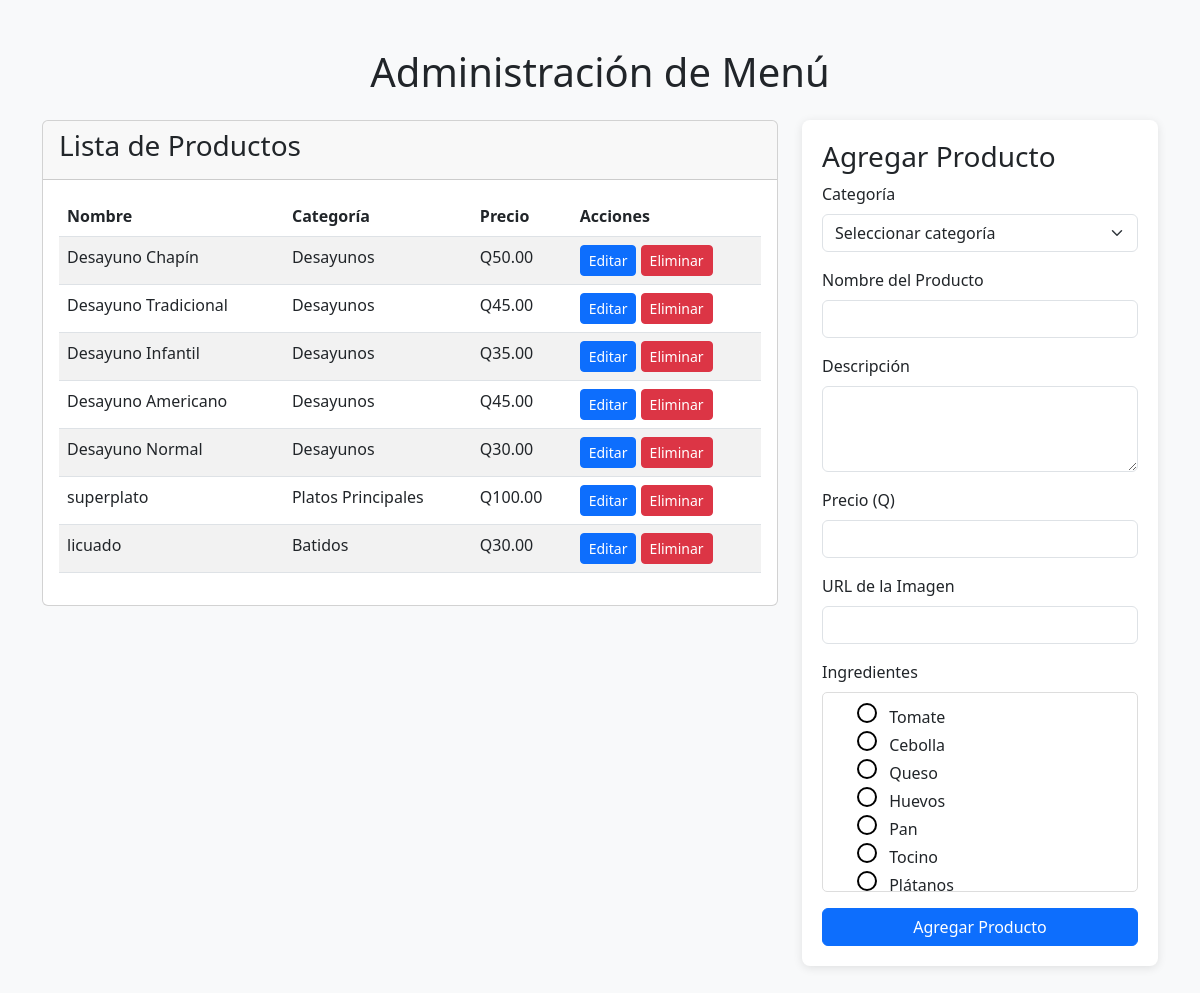
/restaurante/admin_menu.php, run on the app's committed database.
### tables this page shows
CREATE TABLE `productos` (
  `id` int(11) NOT NULL AUTO_INCREMENT,
  `categoria_id` int(11) NOT NULL,
  `nombre` varchar(100) NOT NULL,
  `descripcion` text DEFAULT NULL,
  `precio` decimal(10,2) NOT NULL,
  `imagen_url` varchar(255) DEFAULT NULL,
  PRIMARY KEY (`id`),
  KEY `categoria_id` (`categoria_id`),
  CONSTRAINT `productos_ibfk_1` FOREIGN KEY (`categoria_id`) REFERENCES `categorias` (`id`)
);

CREATE TABLE `categorias` (
  `id` int(11) NOT NULL AUTO_INCREMENT,
  `nombre` varchar(50) NOT NULL,
  `descripcion` text DEFAULT NULL,
  `archivo` varchar(50) NOT NULL,
  PRIMARY KEY (`id`)
);

CREATE TABLE `ingredientes` (
  `id` int(11) NOT NULL AUTO_INCREMENT,
  `nombre` varchar(50) NOT NULL,
  PRIMARY KEY (`id`)
);

### restaurante/admin_menu.php (the view, shortened to what this page needs)
<?php
require_once '../config.php';
$ingredientes = $pdo->query("SELECT * FROM ingredientes")->fetchAll(PDO::FETCH_ASSOC);
$productos = $pdo->query("
    SELECT p.*, c.nombre AS categoria_nombre
    FROM productos p
    JOIN categorias c ON p.categoria_id = c.id
")->fetchAll(PDO::FETCH_ASSOC);
?>
<!DOCTYPE html>
<html lang="es">
<head>
    <link href="https://cdn.jsdelivr.net/npm/bootstrap@5.3.0/dist/css/bootstrap.min.css" rel="stylesheet">
</head>
<body class="bg-light">
    <div class="container py-5">
        <h1 class="text-center mb-4">Administración de Menú</h1>
        <div class="row">
            <div class="col-md-8">
                <div class="card mb-4">
                    <div class="card-header">
                        <h3>Lista de Productos</h3>
                    </div>
                    <div class="card-body">
                        <table class="table table-striped">
                            <thead>
                                <tr>
                                    <th>Nombre</th>
                                    <th>Categoría</th>
                                    <th>Precio</th>
                                    <th>Acciones</th>
                                </tr>
                            </thead>
                            <tbody>
                                <?php foreach ($productos as $producto): ?>
                                <tr>
                                    <td><?= htmlspecialchars($producto['nombre']) ?></td>
                                    <td><?= htmlspecialchars($producto['categoria_nombre']) ?></td>
                                    <td>Q<?= number_format($producto['precio'], 2) ?></td>
                                    <td>
                                        <a href="?edit=<?= $producto['id'] ?>" class="btn btn-sm btn-primary">Editar</a>
                                        <a href="?delete=<?= $producto['id'] ?>" class="btn btn-sm btn-danger" onclick="return confirm('¿Eliminar este producto?')">Eliminar</a>
                                    </td>
                                </tr>
                                <?php endforeach; ?>
                            </tbody>
                        </table>
                    </div>
                </div>
            </div>
            <div class="col-md-4">
                <div class="form-container">
                    <h3><?= isset($_GET['edit']) ? 'Editar Producto' : 'Agregar Producto' ?></h3>
                    <?php
                    $producto_editar = null;
                    $ingredientes_producto = [];
                    ?>
                    <form method="POST">
                        <div class="mb-3">
                            <label class="form-label">Categoría</label>
                            <select name="categoria_id" class="form-select" required>
                                <option value="">Seleccionar categoría</option>
                            </select>
                        </div>
                        <div class="mb-3">
                            <label class="form-label">Nombre del Producto</label>
                            <input type="text" name="nombre" class="form-control"
                                   value="<?= htmlspecialchars($producto_editar['nombre'] ?? '') ?>" required>
                        </div>
                        <div class="mb-3">
                            <label class="form-label">Descripción</label>
                            <textarea name="descripcion" class="form-control" rows="3" required><?= htmlspecialchars($producto_editar['descripcion'] ?? '') ?></textarea>
                        </div>
                        <div class="mb-3">
                            <label class="form-label">Precio (Q)</label>
                            <input type="number" step="0.01" name="precio" class="form-control"
                                   value="<?= $producto_editar['precio'] ?? '' ?>" required>
                        </div>
                        <div class="mb-3">
                            <label class="form-label">URL de la Imagen</label>
                            <input type="text" name="imagen_url" class="form-control"
                                   value="<?= htmlspecialchars($producto_editar['imagen_url'] ?? '') ?>" required>
                        </div>
                        <div class="mb-3">
                            <label class="form-label">Ingredientes</label>
                            <div class="ingredientes-container">
                                <?php foreach ($ingredientes as $ingrediente): ?>
                                <div class="form-check">
                                    <input class="ingrediente-checkbox" type="checkbox" name="ingredientes[]"
                                           value="<?= $ingrediente['id'] ?>" id="ing<?= $ingrediente['id'] ?>"
                                           <?= in_array($ingrediente['id'], $ingredientes_producto) ? 'checked' : '' ?>>
                                    <label class="form-check-label" for="ing<?= $ingrediente['id'] ?>">
                                        <?= htmlspecialchars($ingrediente['nombre']) ?>
                                    </label>
                                </div>
                                <?php endforeach; ?>
                            </div>
                        </div>
                        <button type="submit" class="btn btn-primary w-100">
                            <?= isset($_GET['edit']) ? 'Actualizar Producto' : 'Agregar Producto' ?>
                        </button>
                    </form>
                </div>
            </div>
        </div>
    </div>
</body>
</html>

### restaurante/admin_menu.php (style rules this page uses)
.form-container { background: white; padding: 20px; border-radius: 8px; box-shadow: 0 2px 10px rgba(0,0,0,0.1); }
.ingrediente-checkbox { appearance: none; width: 20px; height: 20px; border: 2px solid #000; border-radius: 50%; display: inline-block; position: relative; margin-right: 8px; cursor: pointer; }
.ingredientes-container { max-height: 200px; overflow-y: auto; border: 1px solid #ddd; padding: 10px; border-radius: 5px; }

### data on the page
productos: nombre "Desayuno Chapín", categoria.nombre "Desayunos", precio "50.00"
productos: nombre "Desayuno Tradicional", categoria.nombre "Desayunos", precio "45.00"
productos: nombre "Desayuno Infantil", categoria.nombre "Desayunos", precio "35.00"
productos: nombre "Desayuno Americano", categoria.nombre "Desayunos", precio "45.00"
productos: nombre "Desayuno Normal", categoria.nombre "Desayunos", precio "30.00"
productos: nombre "superplato", categoria.nombre "Platos Principales", precio "100.00"
productos: nombre "licuado", categoria.nombre "Batidos", precio "30.00"
ingredientes: nombre "Tomate"
ingredientes: nombre "Cebolla"
ingredientes: nombre "Queso"
ingredientes: nombre "Huevos"
ingredientes: nombre "Pan"
ingredientes: nombre "Tocino"
ingredientes: nombre "Plátanos"
